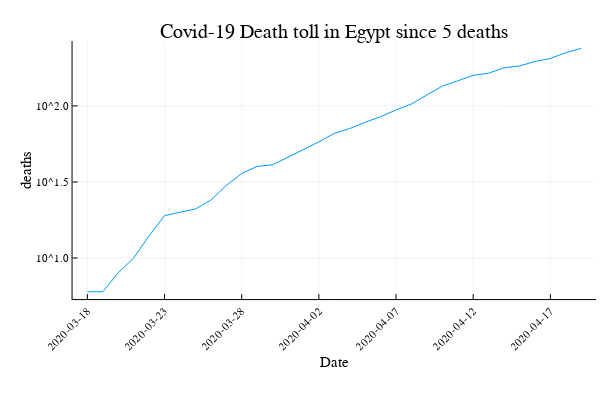

Write notebook code for a chart like this one.
### Markdown cell above
Lets see what happens when we use a logarithmic scale for the y-axis

### Code cell
plot(1:length(dates),deaths, ylabel="deaths", label="",  xlabel="Date",
    title="Covid-19 Death toll in $country since $death_threshold deaths", 
    yscale=:log10,
    legend=:topleft, xrotation=45, 
    xticks=(1:date_density:length(dates),string.(dates[1:date_density:length(dates)])))

### Figure 1 — Plotly figure (JSON) as saved in the notebook; plotly's stock layout.template omitted (floating-point values rounded to 4 significant figures)
{"data": [{"colorbar": {"title": ""}, "legendgroup": "", "line": {"color": "rgba(0, 154, 250, 1.000)", "dash": "solid", "shape": "linear", "width": 1}, "mode": "lines", "name": "", "showlegend": false, "type": "scatter", "x": [1, 2, 3, 4, 5, 6, 7, 8, 9, 10, 11, 12, 13, 14, 15, 16, 17, 18, 19, 20, 21, 22, 23, 24, 25, 26, 27, 28, 29, 30, 31, 32, 33], "xaxis": "x1", "y": [6, 6, 8, 10, 14, 19, 20, 21, 24, 30, 36, 40, 41, 46, 52, 58, 66, 71, 78, 85, 94, 103, 118, 135, 146, 159, 164, 178, 183, 196, 205, 224, 239], "yaxis": "y1", "zmax": null, "zmin": null}], "layout": {"annotations": [{"font": {"color": "rgba(0, 0, 0, 1.000)", "family": "sans-serif", "size": 20}, "rotation": 0, "showarrow": false, "text": "Covid-19 Death toll in Egypt since 5 deaths", "x": 0.5572, "xanchor": "center", "xref": "paper", "y": 1, "yanchor": "top", "yref": "paper"}], "height": 400, "legend": {"bgcolor": "rgba(255, 255, 255, 1.000)", "bordercolor": "rgba(0, 0, 0, 1.000)", "font": {"color": "rgba(0, 0, 0, 1.000)", "family": "sans-serif", "size": 11}, "tracegroupgap": 0, "x": 0, "y": 1}, "margin": {"b": 20, "l": 0, "r": 0, "t": 20}, "paper_bgcolor": "rgba(255, 255, 255, 1.000)", "plot_bgcolor": "rgba(255, 255, 255, 1.000)", "showlegend": true, "width": 600, "xaxis": {"anchor": "y1", "domain": [0.1209, 0.9934], "gridcolor": "rgba(0, 0, 0, 0.100)", "gridwidth": 0.5, "linecolor": "rgba(0, 0, 0, 1.000)", "mirror": false, "range": [0.04, 33.96], "showgrid": true, "showline": true, "showticklabels": true, "tickangle": -45, "tickcolor": "rgb(0, 0, 0)", "tickfont": {"color": "rgba(0, 0, 0, 1.000)", "family": "sans-serif", "size": 11}, "tickmode": "array", "ticks": "inside", "ticktext": ["2020-03-18", "2020-03-23", "2020-03-28", "2020-04-02", "2020-04-07", "2020-04-12", "2020-04-17"], "tickvals": [1, 6, 11, 16, 21, 26, 31], "title": "Date", "titlefont": {"color": "rgba(0, 0, 0, 1.000)", "family": "sans-serif", "size": 15}, "type": "-", "visible": true, "zeroline": false, "zerolinecolor": "rgba(0, 0, 0, 1.000)"}, "yaxis": {"anchor": "x1", "domain": [0.2248, 0.9415], "gridcolor": "rgba(0, 0, 0, 0.100)", "gridwidth": 0.5, "linecolor": "rgba(0, 0, 0, 1.000)", "mirror": false, "range": [0.7301, 2.426], "showgrid": true, "showline": true, "showticklabels": true, "tickangle": 0, "tickcolor": "rgb(0, 0, 0)", "tickfont": {"color": "rgba(0, 0, 0, 1.000)", "family": "sans-serif", "size": 11}, "tickmode": "array", "ticks": "inside", "ticktext": ["10^1.0", "10^1.5", "10^2.0", "10^2.0"], "tickvals": [10, 31.62, 100, 100], "title": "deaths", "titlefont": {"color": "rgba(0, 0, 0, 1.000)", "family": "sans-serif", "size": 15}, "type": "log", "visible": true, "zeroline": false, "zerolinecolor": "rgba(0, 0, 0, 1.000)"}}}
